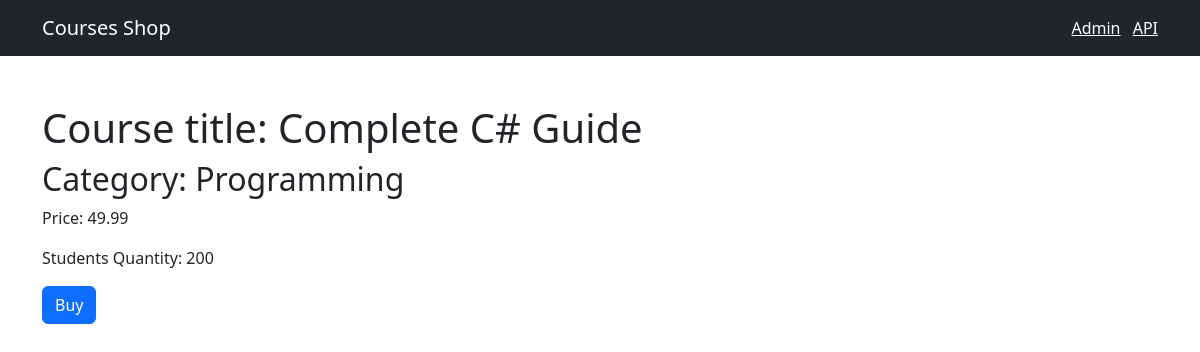
Page /6 on the committed database.
### shop/models.py (models this page shows, shortened)
class Course(models.Model):  # Model for a Course
    title = models.CharField(max_length=300)
    price = models.FloatField()
    students_qty = models.IntegerField()
    reviews_qty = models.IntegerField()
    category = models.ForeignKey(Category, on_delete=models.CASCADE)
    created_at = models.DateTimeField(default=timezone.now)

class Category(models.Model):   # Model for a Category
    title = models.CharField(max_length=255)
    created_at = models.DateTimeField(default=timezone.now)
    def __str__(self):
        return self.title  # returns the name of the title

### shop/views.py (the view)
# urls.py: path('<int:course_id>', views.single_course, name='single_course')
def single_course(request, course_id):
    course = get_object_or_404(Course, pk=course_id)
    return render(request, 'shop/single_course.html', {'course': course})

### templates/shop/single_course.html (shortened to what this page needs)
{% extends "base.html" %}
{%block content %}
<h1 class="mt-5">Course title: {{course.title}}</h1>
<h2>Category: {{course.category}}</h2>
<p>Price: {{course.price}}</p>
<p>Students Quantity: {{course.students_qty}}</p>
<button class="btn btn-primary">Buy</button>
{% endblock %}

### rows in the picture
Course: title "Complete C# Guide", category "Programming", price "49.99", students_qty "200"
